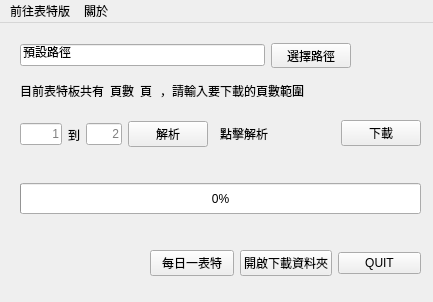
<?xml version="1.0" encoding="UTF-8"?>
<ui version="4.0">
 <class>MainWindow</class>
 <widget class="QMainWindow" name="MainWindow">
  <property name="geometry">
   <rect>
    <x>0</x>
    <y>0</y>
    <width>433</width>
    <height>302</height>
   </rect>
  </property>
  <property name="contextMenuPolicy">
   <enum>Qt::NoContextMenu</enum>
  </property>
  <property name="windowTitle">
   <string>表特板下載器-BeautyDownloader 1.0</string>
  </property>
  <widget class="QWidget" name="centralwidget">
   <property name="contextMenuPolicy">
    <enum>Qt::DefaultContextMenu</enum>
   </property>
   <property name="autoFillBackground">
    <bool>true</bool>
   </property>
   <widget class="QWidget" name="horizontalLayoutWidget">
    <property name="geometry">
     <rect>
      <x>20</x>
      <y>20</y>
      <width>331</width>
      <height>25</height>
     </rect>
    </property>
    <layout class="QHBoxLayout" name="horizontalLayout">
     <item>
      <widget class="QLineEdit" name="lineEdit_3">
       <property name="text">
        <string>預設路徑</string>
       </property>
       <property name="readOnly">
        <bool>true</bool>
       </property>
      </widget>
     </item>
     <item>
      <widget class="QPushButton" name="choosePathButton">
       <property name="sizePolicy">
        <sizepolicy hsizetype="Fixed" vsizetype="Fixed">
         <horstretch>0</horstretch>
         <verstretch>0</verstretch>
        </sizepolicy>
       </property>
       <property name="text">
        <string>選擇路徑</string>
       </property>
      </widget>
     </item>
    </layout>
   </widget>
   <widget class="QWidget" name="horizontalLayoutWidget_2">
    <property name="geometry">
     <rect>
      <x>20</x>
      <y>60</y>
      <width>284</width>
      <height>16</height>
     </rect>
    </property>
    <layout class="QHBoxLayout" name="horizontalLayout_2">
     <item>
      <widget class="QLabel" name="label_3">
       <property name="text">
        <string>目前表特板共有</string>
       </property>
      </widget>
     </item>
     <item>
      <widget class="QLabel" name="allPageNumLabel">
       <property name="text">
        <string>頁數</string>
       </property>
      </widget>
     </item>
     <item alignment="Qt::AlignLeft">
      <widget class="QLabel" name="label">
       <property name="text">
        <string>頁</string>
       </property>
      </widget>
     </item>
     <item>
      <widget class="QLabel" name="label_4">
       <property name="text">
        <string>，請輸入要下載的頁數範圍</string>
       </property>
      </widget>
     </item>
    </layout>
   </widget>
   <widget class="QWidget" name="horizontalLayoutWidget_3">
    <property name="geometry">
     <rect>
      <x>20</x>
      <y>90</y>
      <width>188</width>
      <height>43</height>
     </rect>
    </property>
    <layout class="QHBoxLayout" name="horizontalLayout_3">
     <item>
      <widget class="QLineEdit" name="firstPageTextedit">
       <property name="minimumSize">
        <size>
         <width>42</width>
         <height>0</height>
        </size>
       </property>
       <property name="text">
        <string notr="true"/>
       </property>
       <property name="echoMode">
        <enum>QLineEdit::Normal</enum>
       </property>
       <property name="alignment">
        <set>Qt::AlignRight|Qt::AlignTrailing|Qt::AlignVCenter</set>
       </property>
       <property name="placeholderText">
        <string notr="true">1</string>
       </property>
      </widget>
     </item>
     <item>
      <widget class="QLabel" name="label_2">
       <property name="text">
        <string>到</string>
       </property>
      </widget>
     </item>
     <item>
      <widget class="QLineEdit" name="SecondPageTextedit">
       <property name="text">
        <string notr="true"/>
       </property>
       <property name="frame">
        <bool>true</bool>
       </property>
       <property name="alignment">
        <set>Qt::AlignRight|Qt::AlignTrailing|Qt::AlignVCenter</set>
       </property>
       <property name="placeholderText">
        <string notr="true">2</string>
       </property>
      </widget>
     </item>
     <item>
      <widget class="QPushButton" name="SendPageButton">
       <property name="text">
        <string>解析</string>
       </property>
      </widget>
     </item>
    </layout>
   </widget>
   <widget class="QWidget" name="horizontalLayoutWidget_4">
    <property name="geometry">
     <rect>
      <x>220</x>
      <y>90</y>
      <width>201</width>
      <height>41</height>
     </rect>
    </property>
    <layout class="QHBoxLayout" name="horizontalLayout_4">
     <item>
      <widget class="QLabel" name="tellTitleNumLabel">
       <property name="text">
        <string>點擊解析</string>
       </property>
      </widget>
     </item>
     <item>
      <widget class="QLabel" name="titleNumLabel">
       <property name="text">
        <string/>
       </property>
      </widget>
     </item>
     <item>
      <widget class="QPushButton" name="downloadButton">
       <property name="text">
        <string>下載</string>
       </property>
      </widget>
     </item>
    </layout>
   </widget>
   <widget class="QProgressBar" name="downloadBar">
    <property name="geometry">
     <rect>
      <x>20</x>
      <y>160</y>
      <width>401</width>
      <height>31</height>
     </rect>
    </property>
    <property name="value">
     <number>0</number>
    </property>
    <property name="textVisible">
     <bool>true</bool>
    </property>
    <property name="invertedAppearance">
     <bool>false</bool>
    </property>
   </widget>
   <widget class="QWidget" name="horizontalLayoutWidget_5">
    <property name="geometry">
     <rect>
      <x>150</x>
      <y>210</y>
      <width>271</width>
      <height>61</height>
     </rect>
    </property>
    <layout class="QHBoxLayout" name="horizontalLayout_5">
     <item>
      <widget class="QPushButton" name="randomBeautyButton">
       <property name="text">
        <string>每日一表特</string>
       </property>
      </widget>
     </item>
     <item>
      <widget class="QPushButton" name="openDownloadButton">
       <property name="text">
        <string>開啟下載資料夾</string>
       </property>
      </widget>
     </item>
     <item>
      <widget class="QPushButton" name="quitAppButton">
       <property name="text">
        <string>QUIT</string>
       </property>
      </widget>
     </item>
    </layout>
   </widget>
  </widget>
  <widget class="QMenuBar" name="menuBar">
   <property name="geometry">
    <rect>
     <x>0</x>
     <y>0</y>
     <width>433</width>
     <height>21</height>
    </rect>
   </property>
   <widget class="QMenu" name="goToBeauty">
    <property name="title">
     <string>前往表特版</string>
    </property>
   </widget>
   <widget class="QMenu" name="aboutMenu">
    <property name="title">
     <string>關於</string>
    </property>
    <addaction name="helpMenu"/>
    <addaction name="aboutApp"/>
   </widget>
   <addaction name="goToBeauty"/>
   <addaction name="aboutMenu"/>
  </widget>
  <action name="helpMenu">
   <property name="text">
    <string>使用說明</string>
   </property>
  </action>
  <action name="aboutApp">
   <property name="text">
    <string>關於此軟體</string>
   </property>
  </action>
 </widget>
 <resources/>
 <connections/>
</ui>
